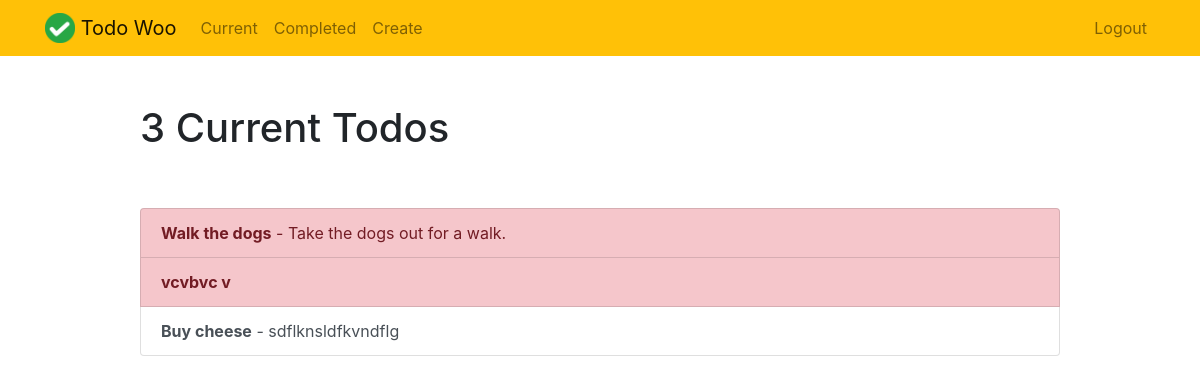
Before: /current/ (signed in) with the older database file.
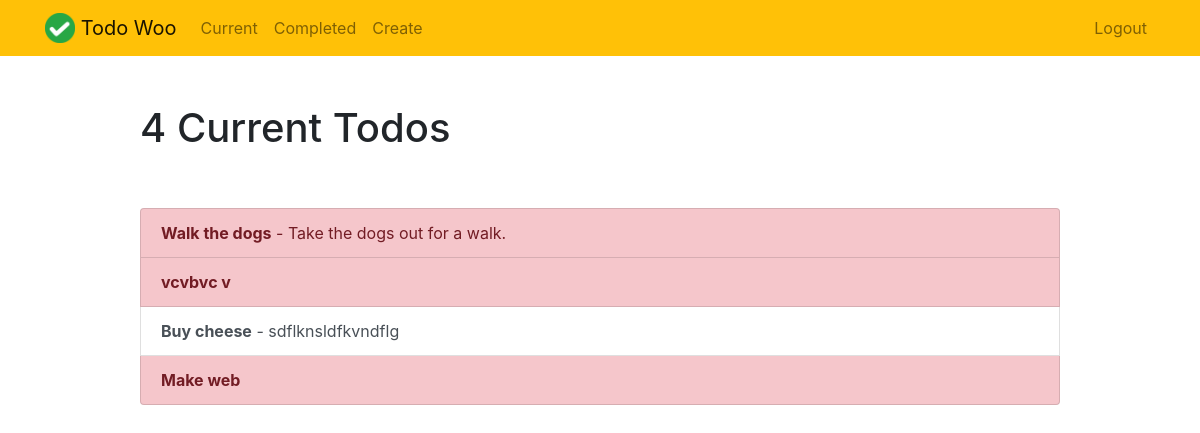
After: the same page with the newer database file.
### todo/models.py (models this page shows, shortened)
class Todo(models.Model):
    title = models.CharField(max_length=100)
    memo = models.TextField(blank=True)
    created = models.DateTimeField(auto_now_add=True)
    datecompleted = models.DateTimeField(null=True, blank=True)
    important = models.BooleanField(default=False)
    user = models.ForeignKey(User, on_delete=models.CASCADE)

### todo/views.py (the view)
# urls.py: path('current/', views.currenttodos, name='currenttodos'),
@login_required
def currenttodos(request):
    todos = Todo.objects.filter(user=request.user, datecompleted__isnull=True)
    return render(request, 'todo/currenttodos.html', {'todos':todos})

### todo/templates/todo/currenttodos.html
{% extends "todo/base.html" %}
{% block content %}
    <div class="row justify-content-center mt-5">
        <div class="col-md-10">
            {% if todos %}
                 <h1>{{ todos.count }} Current Todo{{ todos.count|pluralize }}</h1>
            {% else %}
                           <h1>Current Todos</h1>
            {% endif %}
        </div>
    </div>
    <div class="row justify-content-center mt-5">
        <div class="col-md-10">
        {% if todos %}
            <div class="list-group">
                {% for todo in todos %}
                    <a href="{% url 'viewtodo' todo.id %}" class="list-group-item list-group-item-action{% if todo.important %} list-group-item-danger{% endif %}"><b>{{ todo.title }}</b>{% if todo.memo %} - {{ todo.memo|truncatechars:30 }}{% endif %}</a>
                {% endfor %}
            </div>
        {% else %}
            <div class="text-center">
                <h2>Looks like you don't have any todos! Nice work.</h2>
            <br>
            <a role="button" class="btn btn-primary" href="{% url 'createtodo' %}">New Todo</a>
            </div>
        {% endif %}
        </div>
    </div>
{% endblock %}

### todo/templates/todo/base.html (shortened to what this page needs)
{% load static %}
<!doctype html>
<html lang="en">
<head>
    <link rel="stylesheet" href="https://stackpath.bootstrapcdn.com/bootstrap/4.4.1/css/bootstrap.min.css">
</head>
<body>
<nav class="navbar navbar-expand-md navbar-light bg-warning">
<div class="container">
    <a class="navbar-brand" href="{% url 'home' %}">
         <img src="{% static 'todo/logo.png' %}" width="30" height="30" class="d-inline-block align-top">
        <span>Todo Woo</span>
    </a>
    <div class="collapse navbar-collapse" id="navbarNav">
    {% if user.is_authenticated %}
        <ul class="navbar-nav mr-auto">
                <li class="nav-item {{ current }}">
                    <a class="nav-link" href="{% url 'currenttodos' %}">Current</a>
                </li>
                <li class="nav-item {{ completed }}">
                    <a class="nav-link" href="{% url 'completedtodos' %}">Completed</a>
                </li>
                <li class="nav-item {{ create }}">
                    <a class="nav-link" href="{% url 'createtodo' %}">Create</a>
                </li>
        </ul>
    {% endif %}
    <ul class="navbar-nav ml-auto">
            {% if user.is_authenticated %}
                <li class="nav-item">
                    <a href="#" onclick="$('#signOutBtn').click()" class="nav-link">Logout</a>
                </li>
            {% endif %}
        </ul>
    </div>
</div>
</nav>
<div class="container">
{% block content %}{% endblock %}
</div>
</body>
</html>

Changed rows visible on the page:
added Todo: title "Make web"
Other visible differences:
{{ todos.count }}: "3" → "4"
